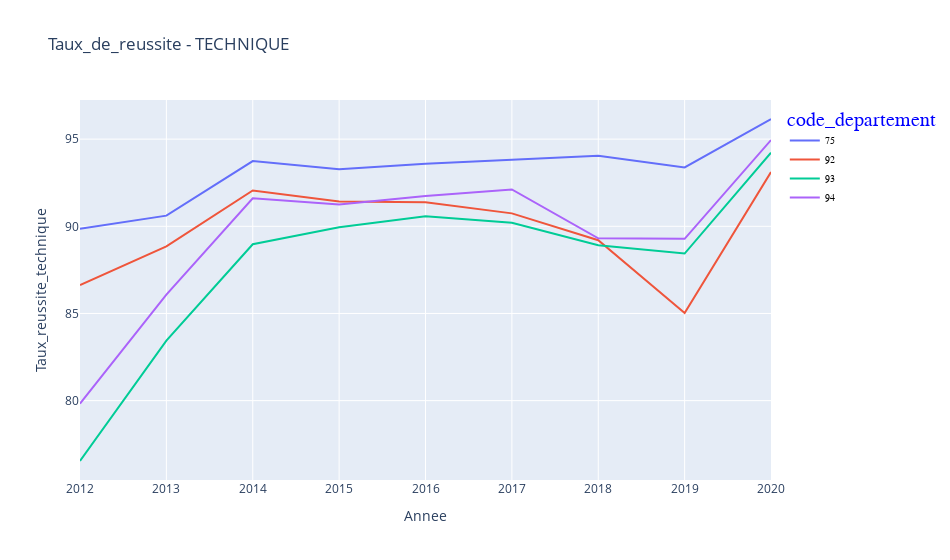

Notebook source saved alongside this figure:
### Markdown cell above
### 3.3.1 Par département

### Code cell
fig = px.line(df1_bac.groupby(['Annee','code_departement'])['Taux_reussite_technique'].mean().reset_index(), x="Annee", y="Taux_reussite_technique", color="code_departement", title='Taux_de_reussite - TECHNIQUE', width=950, height=560)
fig.update_layout(legend =dict(font = dict(family = "Courier", size = 10, color = "black")),
                  legend_title = dict(font = dict(size = 20, color = "blue")))
fig.show()

### Figure 1 — Plotly figure (JSON) as saved in the notebook; plotly's stock layout.template omitted (floating-point values rounded to 4 significant figures)
{"data": [{"hovertemplate": "code_departement=75<br>Annee=%{x}<br>Taux_reussite_technique=%{y}<extra></extra>", "legendgroup": "75", "line": {"color": "#636efa", "dash": "solid"}, "marker": {"symbol": "circle"}, "mode": "lines", "name": "75", "orientation": "v", "showlegend": true, "type": "scatter", "x": [2012, 2013, 2014, 2015, 2016, 2017, 2018, 2019, 2020], "xaxis": "x", "y": [89.86, 90.61, 93.74, 93.27, 93.59, 93.82, 94.05, 93.38, 96.16], "yaxis": "y"}, {"hovertemplate": "code_departement=92<br>Annee=%{x}<br>Taux_reussite_technique=%{y}<extra></extra>", "legendgroup": "92", "line": {"color": "#EF553B", "dash": "solid"}, "marker": {"symbol": "circle"}, "mode": "lines", "name": "92", "orientation": "v", "showlegend": true, "type": "scatter", "x": [2012, 2013, 2014, 2015, 2016, 2017, 2018, 2019, 2020], "xaxis": "x", "y": [86.63, 88.85, 92.06, 91.43, 91.38, 90.74, 89.2, 85.03, 93.12], "yaxis": "y"}, {"hovertemplate": "code_departement=93<br>Annee=%{x}<br>Taux_reussite_technique=%{y}<extra></extra>", "legendgroup": "93", "line": {"color": "#00cc96", "dash": "solid"}, "marker": {"symbol": "circle"}, "mode": "lines", "name": "93", "orientation": "v", "showlegend": true, "type": "scatter", "x": [2012, 2013, 2014, 2015, 2016, 2017, 2018, 2019, 2020], "xaxis": "x", "y": [76.54, 83.45, 88.97, 89.95, 90.57, 90.21, 88.91, 88.44, 94.22], "yaxis": "y"}, {"hovertemplate": "code_departement=94<br>Annee=%{x}<br>Taux_reussite_technique=%{y}<extra></extra>", "legendgroup": "94", "line": {"color": "#ab63fa", "dash": "solid"}, "marker": {"symbol": "circle"}, "mode": "lines", "name": "94", "orientation": "v", "showlegend": true, "type": "scatter", "x": [2012, 2013, 2014, 2015, 2016, 2017, 2018, 2019, 2020], "xaxis": "x", "y": [79.82, 86.08, 91.6, 91.25, 91.74, 92.12, 89.31, 89.28, 94.95], "yaxis": "y"}], "layout": {"height": 560, "legend": {"font": {"color": "black", "family": "Courier", "size": 10}, "title": {"font": {"color": "blue", "size": 20}, "text": "code_departement"}, "tracegroupgap": 0}, "title": {"text": "Taux_de_reussite - TECHNIQUE"}, "width": 950, "xaxis": {"anchor": "y", "domain": [0, 1], "title": {"text": "Annee"}}, "yaxis": {"anchor": "x", "domain": [0, 1], "title": {"text": "Taux_reussite_technique"}}}}
